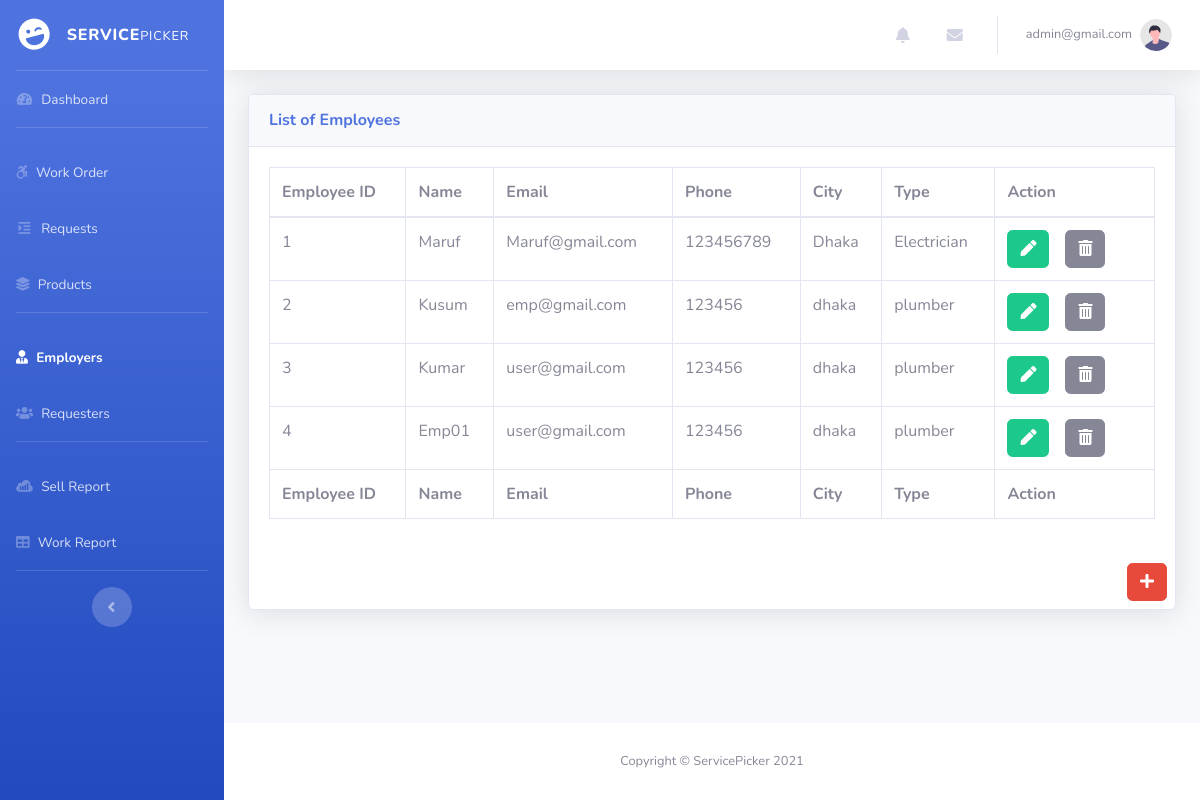
The page /adminpanel/technician.php (signed in) on the database its author committed.
### tables this page shows
CREATE TABLE `employee_tb` (
  `e_id` int(11) NOT NULL,
  `e_name` varchar(60) NOT NULL,
  `e_email` varchar(60) NOT NULL,
  `e_mobile` int(60) NOT NULL,
  `e_city` varchar(60) NOT NULL,
  `e_type` varchar(60) NOT NULL,
  `e_password` varchar(60) NOT NULL
);

### adminpanel/technician.php (the view, shortened to what this page needs)
<?php
include('header.php');
include('../dbconnection.php');
?>
<div class="container mb-4">
                            <div class="card shadow mb-4">
                                <div class="card-header py-3">
                                    <h6 class="m-0 font-weight-bold text-primary">List of Employees</h6>
                                </div>
                                <div class="card-body">
                                    <div class="table-responsive">
                                        <?php
                                        $sql = "SELECT * FROM employee_tb";
                                        $result = $conn->query($sql);
                                        if($result->num_rows > 0){
                                            echo'<table class="table table-bordered" id="dataTable" width="100%" cellspacing="0">
                                            <thead>
                                                <tr>
                                                    <th>Employee ID</th>
                                                    <th>Name</th>
                                                    <th>Email</th>
                                                    <th>Phone</th>
                                                    <th>City</th>
                                                    <th>Type</th>
                                                    <th>Action</th>
                                                </tr>
                                            </thead>
                                            <tfoot>
                                                <tr>
                                                    <th>Employee ID</th>
                                                    <th>Name</th>
                                                    <th>Email</th>
                                                    <th>Phone</th>
                                                    <th>City</th>
                                                    <th>Type</th>
                                                    <th>Action</th>
                                                </tr>
                                            </tfoot>
                                            <tbody>';
                                                while($row = $result->fetch_assoc()){
                                                echo '<tr>';
                                                echo '<td>'.$row["e_id"].'</td>';
                                                echo '<td>'.$row["e_name"].'</td>';
                                                echo '<td>'.$row["e_email"].'</td>';
                                                echo '<td>'.$row["e_mobile"].'</td>';
                                                echo '<td>'.$row["e_city"].'</td>';
                                                echo '<td>'.$row["e_type"].'</td>';
                                                echo '<td>';
                                                    echo'<form action="editemp.php" method="POST" class="d-inline">';
                                                        echo '<input type="hidden" name="id" value='.$row["e_id"].'><button type="submit" class="btn btn-success mr-3 " name="edit" value="Edit"><i class="fas fa-pen"></i>';
                                                        echo '</button>';
                                                    echo'</form>';
                                                    echo'<form action="" method="POST" class="d-inline">';
                                                        echo '<input type="hidden" name="id" value='.$row["e_id"].'><button type="submit" class="btn btn-secondary mr-3 " name="delete" value="Delete"><i class="fas fa-trash-alt"></i>';
                                                        echo '</button>';
                                                    echo'</form>';
                                                echo'</td>';
                                                echo '</tr>';
                                                }
                                            echo '</tbody>
                                        </table>';
                                        }
                                        else{
                                            echo '<div class="alert alert-danger mt-5 text-center">There is no Employee.</div>';
                                        }
                                        ?>
                                    </div>
                                </div>
                                <div>
                                <div class="float-right"><a href="insertemp.php" class="btn btn-danger m-2"><i class="fas fa-plus "></i></a>
                                </div>
                            </div>
                            </div>
                        </div>
<?php include('footer.php');?>

### rows shown on the page
employee_tb: e_id "1", e_name "Maruf", e_email "Maruf@gmail.com", e_mobile "123456789", e_city "Dhaka", e_type "Electrician"
employee_tb: e_id "2", e_name "Kusum", e_email "emp@gmail.com", e_mobile "123456", e_city "dhaka", e_type "plumber"
employee_tb: e_id "3", e_name "Kumar", e_email "user@gmail.com", e_mobile "123456", e_city "dhaka", e_type "plumber"
employee_tb: e_id "4", e_name "Emp01", e_email "user@gmail.com", e_mobile "123456", e_city "dhaka", e_type "plumber"

### other values the page prints
$_SESSION['aEmail'] "admin@gmail.com"
